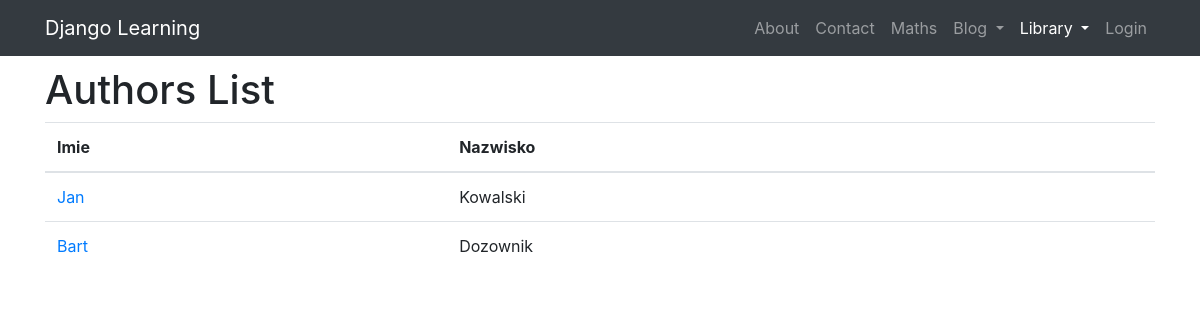
/books/all-authors, run on the app's committed database.
### books/models.py (models this page shows, shortened)
class Author(models.Model):
    name = models.CharField(max_length=150, null=False)
    surname = models.CharField(max_length=150, null=False)
    author_bio = models.TextField(blank=True, null=True)

### books/templates/authors_list.html (shortened to what this page needs)
{% extends "main.html" %}
{% load bootstrap4 %}
{% block content %}
<h1>Authors List</h1>
<table class="table">
    <thead>
        <tr>
            <th>Imie</th>
            <th>Nazwisko</th>
        </tr>
    </thead>
    <tbody>
        {% for a in author_list %}
        <tr>
            <td><a href="{% url 'books:author_details' pk=a.pk%}">{{ a.name }}</a></td>
            <td>{{ a.surname }}</td>
        </tr>
        {% endfor %}
    </tbody>
</table>
{% endblock %}

### data on the page
Author: name "Jan", surname "Kowalski"
Author: name "Bart", surname "Dozownik"
